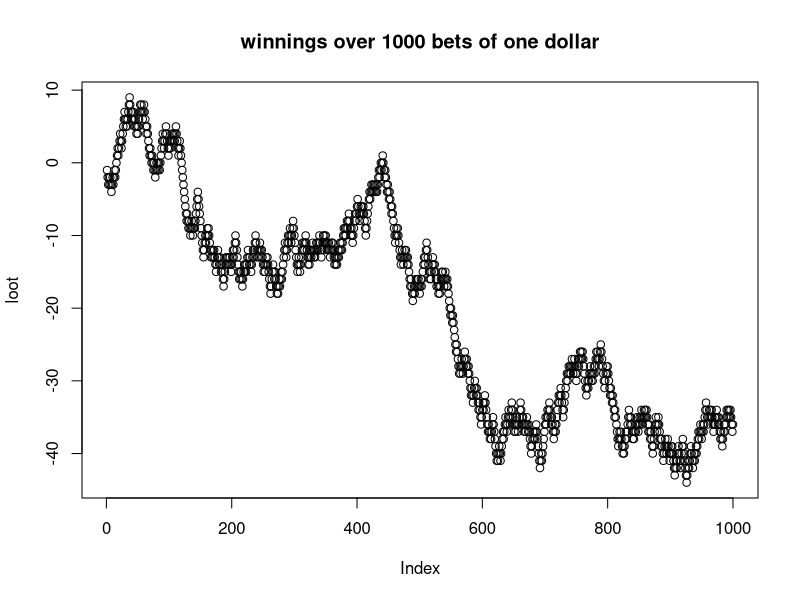
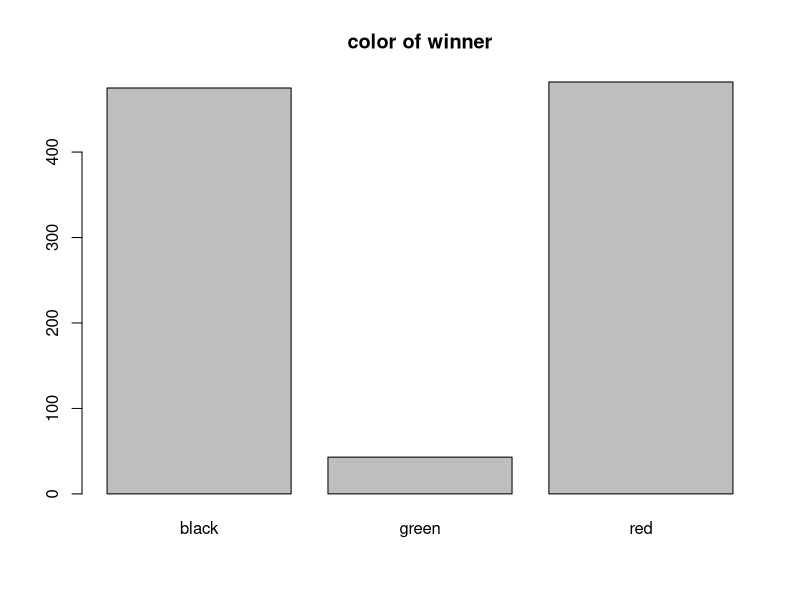
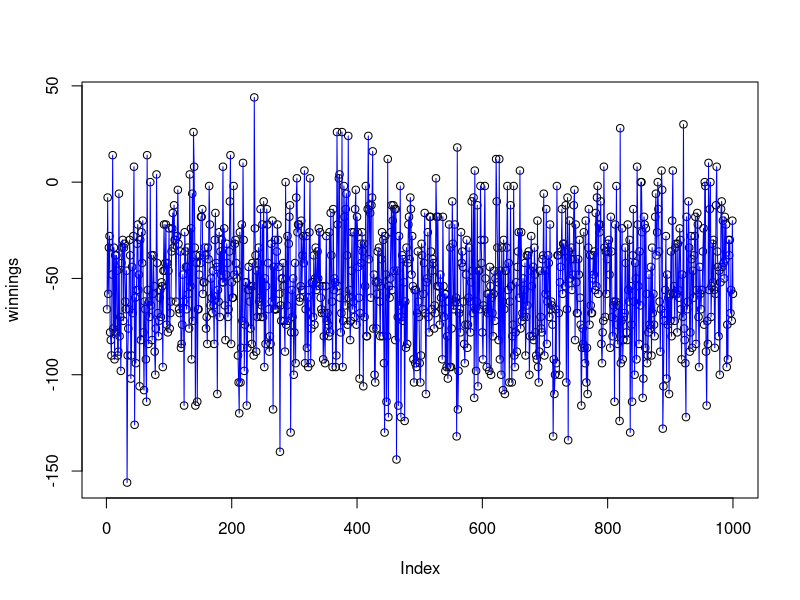
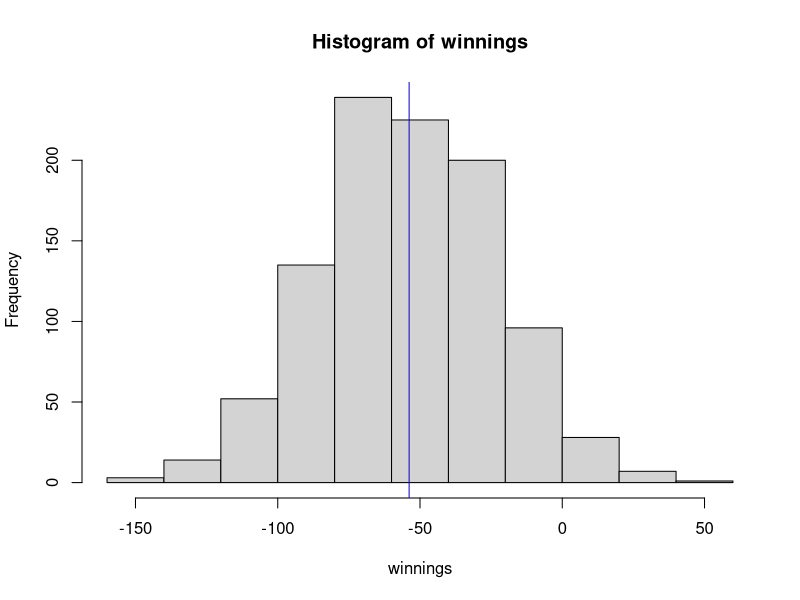
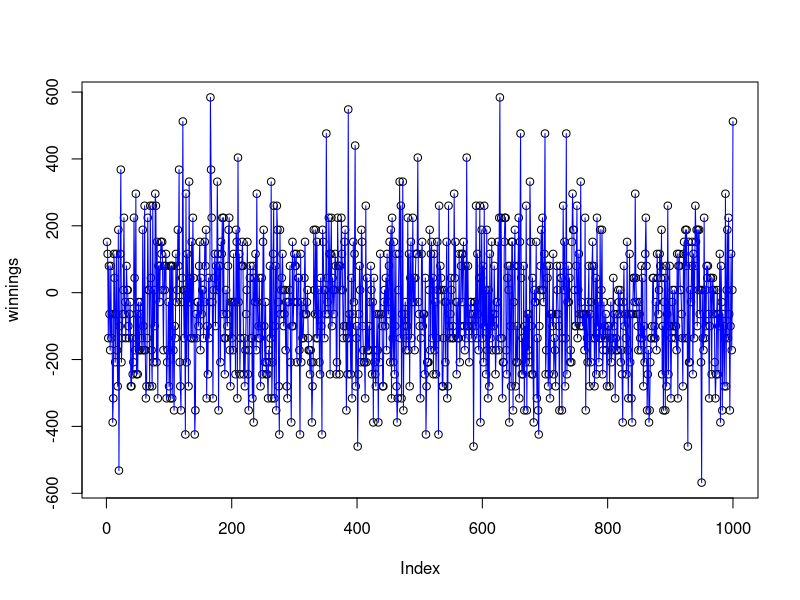
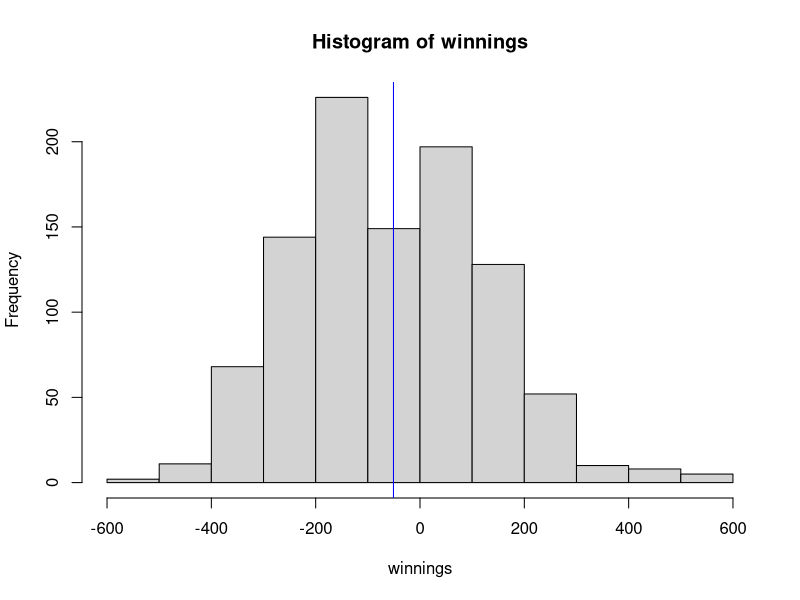
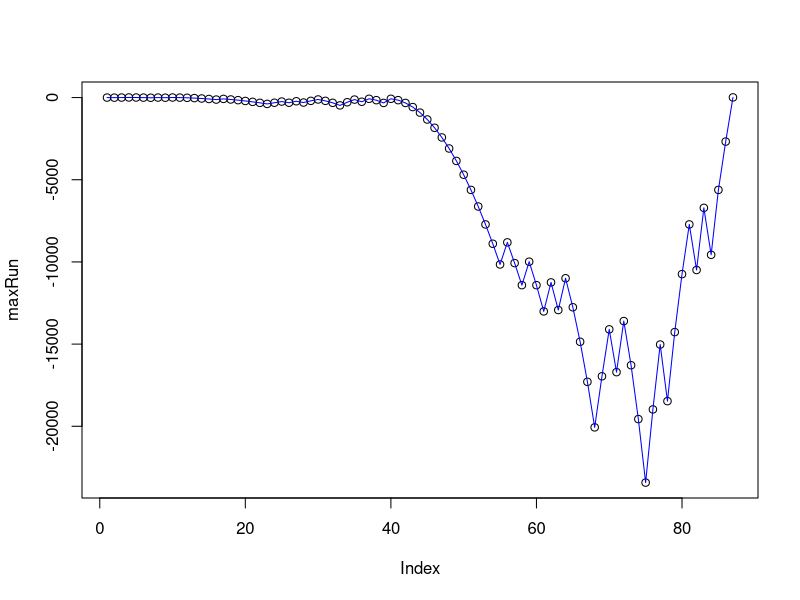
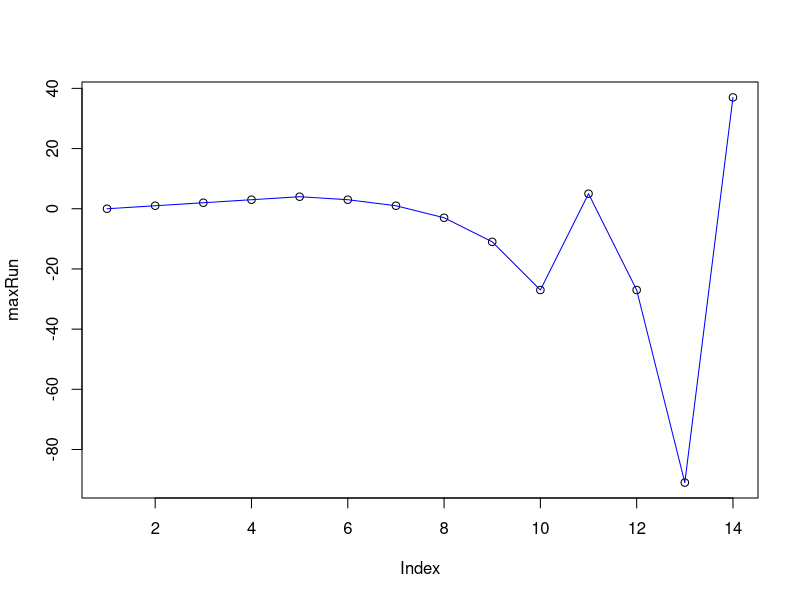

The R source for these figures, in order:
## ---- chunk 1
knitr::opts_chunk$set(echo = TRUE,  results='asis')
library(knitr)
## ---- chunk 2
Roulette <- data.frame(1:38)
Roulette$number[1] <- '0'
Roulette$color[1] <- 'green'
Roulette$number[2] <- '00'
Roulette$color[2] <- 'green'
for (i in 3:38){
  Roulette$number[i] <- i-2
  if (i%%2==0){
    Roulette$color[i] <- 'black'
  } else {
    Roulette$color[i] <- 'red'
  }
}
## ---- chunk 3
games <- sample(Roulette$color, 1000, replace=TRUE, prob=NULL)
loot <-1:1000;
win <-0;
for (i in 1:1000){
  if (games[i] == 'red'){
    win = win + 1
  } else {
    win = win -1
  }
  loot[i] <- win
}
plot(loot, main='winnings over 1000 bets of one dollar')
## ---- chunk 4
barplot(table(games), main='color of winner')
## ---- chunk 5
betOnRed <- function(){ 
  games <- sample(Roulette$color, 1000, replace=TRUE, prob=NULL)
  win <- 0;
  for (i in 1:1000){
    if (games[i] == 'red'){
      win = win + 1
    } else {
      win = win -1
    }
  }
  win
}
winnings <-1:1000;
for (i in 1:1000){
  winnings[i] <- betOnRed()
}
plot(winnings)
lines(winnings, lwd=1, col='blue')
## ---- chunk 6
hist(winnings)
abline(v=mean(winnings), col="blue")
## ---- chunk 7
winningQuantiles <- as.matrix(quantile (winnings,  p=seq(from = 0, to = 1, by = 0.1)))
colnames(winningQuantiles) <- c("winnings")
print(kable(winningQuantiles))
## ---- chunk 8
betOn17 <- function(){ 
  games <- sample(Roulette$number, 1000, replace=TRUE, prob=NULL)
  win <- 0;
  for (i in 1:1000){
    if (games[i] == 17){
      win = win + 35
    } else {
      win = win -1
    }
  }
  win
}
winnings <-1:1000;
for (i in 1:1000){
  winnings[i] <- betOn17()
}
plot(winnings)
lines(winnings, lwd=1, col='blue')

## ---- chunk 9
hist(winnings)
abline(v=mean(winnings), col="blue")
## ---- chunk 10
winningQuantiles <- as.matrix(quantile (winnings,  p=seq(from = 0, to = 1, by = 0.1)))
colnames(winningQuantiles) <- c("winnings")
print(kable(winningQuantiles))
## ---- chunk 11
removeHeadTail <- function(aList) {
  bList <- list()
  if (length(aList) > 2) {
    bList <- aList[2:(length(aList)-1)]
  }
  bList
}
betFromList <- function(aList) {
  bet <- 0
  if (length(aList) > 1) {
    bet <- aList[1] + aList[length(aList)]
  } 
  if (length(aList) == 1){
    bet <- aList[1]
  }
  bet
}
appendToList <- function(aList, aThing) {
  aList[length(aList) +1] <- aThing
  aList
}

betOnLabouchere <- function(){ 
  labouchereList <- 1:4
  keepBetting <- TRUE
  winnings <- 1:1
  winnings[1] <- 0
  while (keepBetting){
    if (length(labouchereList) < 1){
      keepBetting <- FALSE
    } else {
      bet <- betFromList(labouchereList)
      landed <- sample(Roulette$color, 1, replace=TRUE, prob=NULL)
      if (landed == "red"){
        winnings <- appendToList(winnings, winnings[length(winnings)] + bet)
        labouchereList <- removeHeadTail(labouchereList)
      } else {
        winnings <- appendToList(winnings, winnings[length(winnings)] - bet)
        labouchereList <- appendToList(labouchereList, bet)
      }
    }
  }
  winnings
}

#select a very long run
maxVal <- 0
maxRun <- NULL
for (i in 1:1000) {
  currentRun <- betOnLabouchere()
  if (length(currentRun) > maxVal){
    maxVal = length(currentRun)
    maxRun <- currentRun
  }
}
plot(maxRun)
lines(maxRun, lwd=1, col='blue')
## ---- chunk 12

betOnMartingale <- function(){ 
  currentWin <- 0;
  bet <- 1;
  winnings <- 1:1
  winnings[1] <- 0
  currentWin <- 0
  while (currentWin <=5 && currentWin >= -100){
      landed <- sample(Roulette$color, 1, replace=TRUE, prob=NULL)
      if (landed == "red"){
        winnings <- appendToList(winnings, winnings[length(winnings)] + bet)
      } else {
        winnings <- appendToList(winnings, winnings[length(winnings)] - bet)
        bet <- 2*bet
      }
      currentWin <-winnings[length(winnings)]
  }
  winnings
}

#select a very long run
maxVal <- 0
maxRun <- NULL
finals <- 1:5000
for (i in 1:5000) {
  currentRun <- betOnMartingale()
  if (length(currentRun) > maxVal){
    maxVal = length(currentRun)
    maxRun <- currentRun
  }
  finals[i] <- currentRun[length(currentRun)]
}
plot(maxRun)
lines(maxRun, lwd=1, col='blue')
## ---- chunk 13
hist(finals)
abline(v=mean(finals), col="blue")
## ---- chunk 14
boxplot(finals, horizontal=TRUE)
